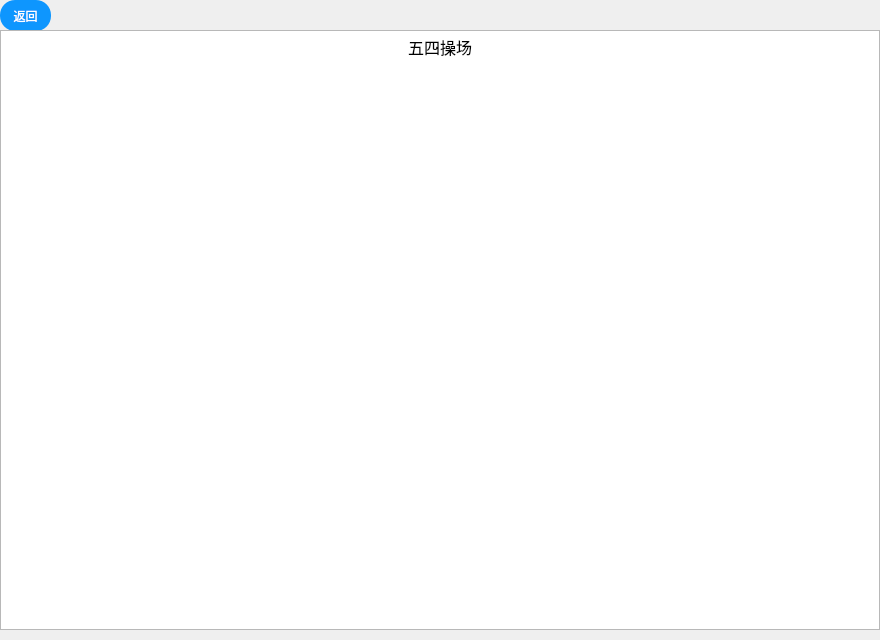
<?xml version="1.0" encoding="UTF-8"?>
<ui version="4.0">
 <class>e_wusi</class>
 <widget class="QDialog" name="e_wusi">
  <property name="geometry">
   <rect>
    <x>0</x>
    <y>0</y>
    <width>880</width>
    <height>640</height>
   </rect>
  </property>
  <property name="windowTitle">
   <string>Dialog</string>
  </property>
  <widget class="QPushButton" name="pushButton">
   <property name="geometry">
    <rect>
     <x>0</x>
     <y>0</y>
     <width>51</width>
     <height>31</height>
    </rect>
   </property>
   <property name="styleSheet">
    <string notr="true">QPushButton
{
    font-family:Microsoft Yahei;
    font:=20px;
    color:white;
    background-color:rgb(14 , 150 , 254);
    border-radius:15px;
    height:20px;
    width:20px;
}

QPushButton:hover
{
    background-color:rgb(44 , 137 , 255);
}

QPushButton:pressed
{
    background-color:rgb(14 , 150 , 254);
    padding-left:3px;
    padding-top:3px;
}</string>
   </property>
   <property name="text">
    <string>返回</string>
   </property>
  </widget>
  <widget class="QTextBrowser" name="textBrowser">
   <property name="geometry">
    <rect>
     <x>0</x>
     <y>30</y>
     <width>880</width>
     <height>600</height>
    </rect>
   </property>
   <property name="html">
    <string>&lt;!DOCTYPE HTML PUBLIC &quot;-//W3C//DTD HTML 4.0//EN&quot; &quot;http://www.w3.org/TR/REC-html40/strict.dtd&quot;&gt;
&lt;html&gt;&lt;head&gt;&lt;meta name=&quot;qrichtext&quot; content=&quot;1&quot; /&gt;&lt;meta charset=&quot;utf-8&quot; /&gt;&lt;style type=&quot;text/css&quot;&gt;
p, li { white-space: pre-wrap; }
hr { height: 1px; border-width: 0; }
li.unchecked::marker { content: &quot;\2610&quot;; }
li.checked::marker { content: &quot;\2612&quot;; }
&lt;/style&gt;&lt;/head&gt;&lt;body style=&quot; font-family:'Microsoft YaHei UI'; font-size:9pt; font-weight:400; font-style:normal;&quot;&gt;
&lt;p align=&quot;center&quot; style=&quot; margin-top:0px; margin-bottom:0px; margin-left:0px; margin-right:0px; -qt-block-indent:0; text-indent:0px;&quot;&gt;&lt;span style=&quot; font-family:'楷体'; font-size:12pt;&quot;&gt;五四操场&lt;/span&gt;&lt;/p&gt;
&lt;p style=&quot; margin-top:0px; margin-bottom:0px; margin-left:0px; margin-right:0px; -qt-block-indent:0; text-indent:0px;&quot;&gt;&lt;img src=&quot;:/e/eGym/wusicaochang.jpg&quot; /&gt;&lt;/p&gt;&lt;/body&gt;&lt;/html&gt;</string>
   </property>
  </widget>
 </widget>
 <resources/>
 <connections/>
</ui>
